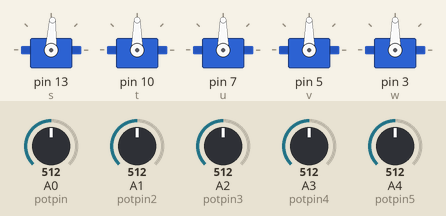
The sketch below on a simulated Arduino Uno, built with avr-gcc and run on an emulated ATmega328P. Shown: 5 × servo. The test bench sets the inputs (shaded band); at power-on: A0 (potpin) = 512, A1 (potpin2) = 512, A2 (potpin3) = 512, A3 (potpin4) = 512, A4 (potpin5) = 512.

Above: at 1.2 s.
1.3 s: A0 (potpin) set to 716
At 2.4 s:
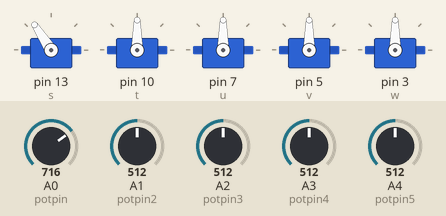
2.8 s: A1 (potpin2) set to 716
At 3.9 s:
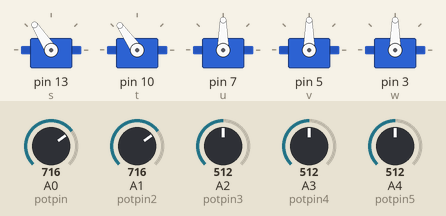
4.3 s: A2 (potpin3) set to 716
At 5.3 s:
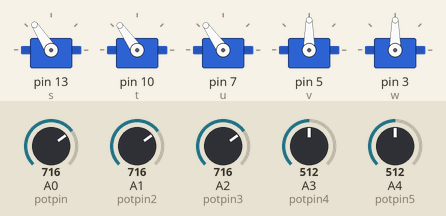
5.8 s: A3 (potpin4) set to 716
At 6.7 s:
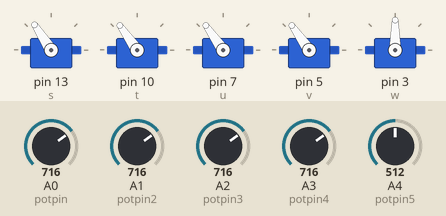
7.3 s: A4 (potpin5) set to 716
At 8.1 s:
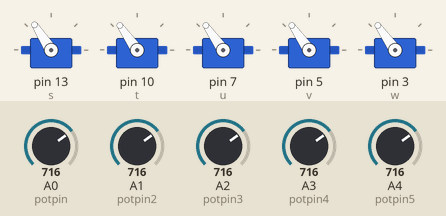
8.9 s: A0 (potpin) set to 992
At 9.4 s:
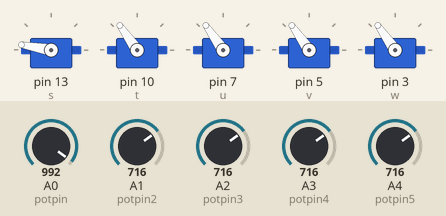
Timing chart, 0 to 11.4 s (numbered marks = the images above; inputs shaded):
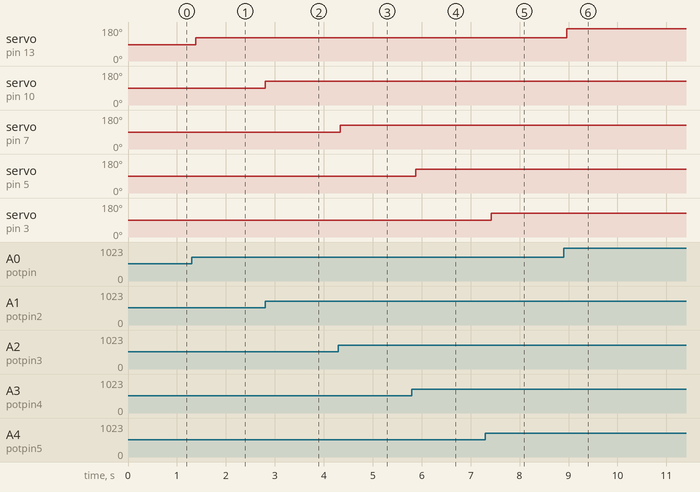

The sketch:

Control_Five__Servo_Motors_Using_Five_Potentiometers.ino
```cpp
#include <Servo.h>

Servo s;

Servo t;

Servo u;

Servo v;

Servo w;


int potpin = 0;
int potpin2 = 1;
int potpin3 = 2;
int potpin4 = 3;
int potpin5 = 4;

int val = 0;
int val2 = 0;
int val3 = 0;
int val4 = 0;
int val5 = 0;


void setup()
{

  s.attach(13);  // attaches the servo on pin 13 to the servo object
  t.attach(10);
  u.attach(7);
  v.attach(5);
  w.attach(3);
}

void loop()
{

val = analogRead(potpin);
val = map(val, 3, 1023, 0, 176);

s.write(val);

delay(25);

val2 = analogRead(potpin2);
val2 = map(val2, 0, 1023, 0, 180);

t.write(val2);

delay(25);

val3 = analogRead(potpin3);
val3 = map(val3, 0, 1023, 0, 180);

u.write(val3);

delay(25);

val4 = analogRead(potpin4);
val4 = map(val4, 0, 1023, 0, 180);

v.write(val4);

delay(25);

val5 = analogRead(potpin5);
val5 = map(val5, 0, 1023, 0, 180);

w.write(val5);

delay(25);

}
```

Measured:
- after the input at 1.3 s, servo on pin 13 (s): 87° → 123° after 0.09 s
- after the input at 2.8 s, servo on pin 10 (t): 90° → 125° at once
- after the input at 4.3 s, servo on pin 7 (u): 90° → 125° at once
- after the input at 5.8 s, servo on pin 5 (v): 90° → 125° after 0.08 s
- after the input at 7.3 s, servo on pin 3 (w): 90° → 125° after 0.12 s
- after the input at 8.9 s, servo on pin 13 (s): 123° → 170° after 0.06 s
